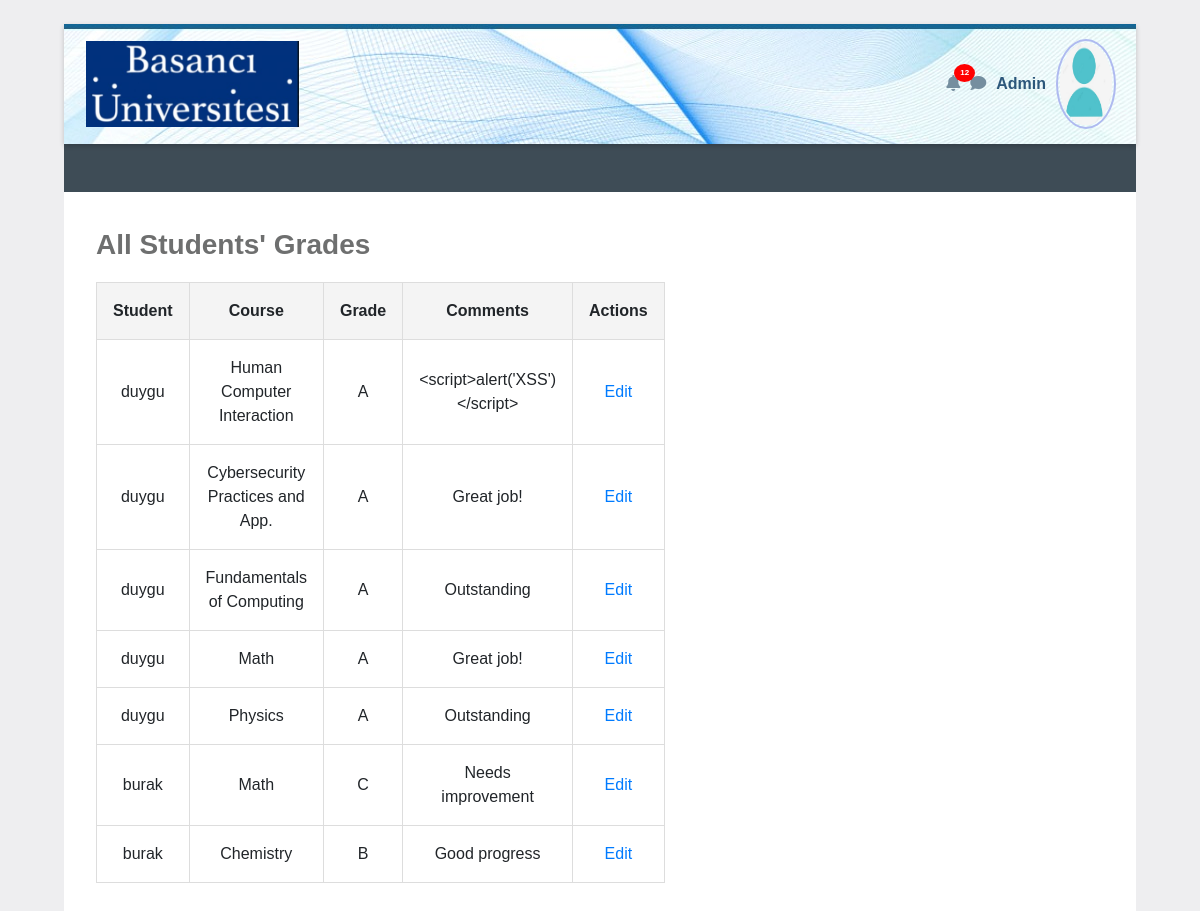
The page /admin on the database its author committed.
### tables this page shows
CREATE TABLE grades (
        id INTEGER PRIMARY KEY,
        student_id INTEGER,
        course TEXT,
        grade TEXT,
        comments TEXT,
        FOREIGN KEY(student_id) REFERENCES users(id)
    );

CREATE TABLE users (
        id INTEGER PRIMARY KEY,
        username TEXT UNIQUE,
        password TEXT,
        role TEXT
    );

### app/routes.py (the view)
@main.route('/admin')
def admin_dashboard():
    conn = sqlite3.connect('vulnerable.db')
    c = conn.cursor()
    c.execute('''SELECT u.username, g.course, g.grade, g.comments, g.id
                 FROM grades g JOIN users u ON g.student_id = u.id''')
    grades = c.fetchall()
    conn.close()
    return render_template('admin_dashboard.html', grades=grades)

### app/templates/admin_dashboard.html (shortened to what this page needs)
<!DOCTYPE html>
<html lang="en">
<head>
    <link rel="stylesheet" href="https://stackpath.bootstrapcdn.com/bootstrap/4.5.2/css/bootstrap.min.css">
    <link rel="stylesheet" href="https://cdnjs.cloudflare.com/ajax/libs/font-awesome/5.15.4/css/all.min.css">
</head>
<body>
    <div class="initialBox">
        <div class="navbar">
            <div>
                <img src="{{ url_for('static', filename='logo.png') }}" alt="Logo">
            </div>
            <div class="user-profile">
                <div class="notification">
                    <i class="fas fa-bell icn"></i>
                    <span class="notification-badge">12</span>
                </div>
                <div >
                    <i class="fas fa-comment icn"></i>
                </div>
                <div class="user-profile" onclick="toggleDropdown()">
                <span class="user-name">Admin</span>
                <img src="{{ url_for('static', filename='user.png') }}" alt="Profile" class="profile-img">
                </div>
            </div>
        </div>
        <div class="middle-bar">
        </div>
        <div class="wrapper">
        <div class="header"> All Students' Grades</div>
            <table >
                <tr>
                    <th>Student</th>
                    <th>Course</th>
                    <th>Grade</th>
                    <th>Comments</th>
                    <th>Actions</th>
                </tr>
                {% for username, course, grade, comments, grade_id in grades %}
                <tr>
                    <td>{{ username }}</td>
                    <td>{{ course }}</td>
                    <td>{{ grade }}</td>
                    <td>{{ comments }}</td>
                    <td>
                        <a href="{{ url_for('main.edit_grade', grade_id=grade_id) }}">Edit</a>
                    </td>
                </tr>
                {% endfor %}
            </table>
    </div>
    </body>
    </html>

### rows shown on the page
grades: username "duygu", course "Human Computer Interaction", grade "A", comments "<script>alert('XSS')</script>"
grades: username "duygu", course "Cybersecurity Practices and App.", grade "A", comments "Great job!"
grades: username "duygu", course "Fundamentals of Computing", grade "A", comments "Outstanding"
grades: username "duygu", course "Math", grade "A", comments "Great job!"
grades: username "duygu", course "Physics", grade "A", comments "Outstanding"
grades: username "burak", course "Math", grade "C", comments "Needs improvement"
grades: username "burak", course "Chemistry", grade "B", comments "Good progress"
